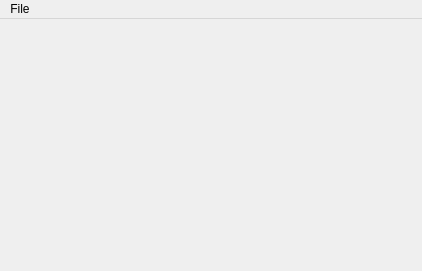
<?xml version="1.0" encoding="UTF-8"?>
<ui version="4.0">
 <class>MainWindowGUI</class>
 <widget class="QMainWindow" name="MainWindowGUI">
  <property name="geometry">
   <rect>
    <x>0</x>
    <y>0</y>
    <width>422</width>
    <height>271</height>
   </rect>
  </property>
  <property name="windowTitle">
   <string>MainWindow</string>
  </property>
  <widget class="QWidget" name="centralwidget">
   <property name="autoFillBackground">
    <bool>false</bool>
   </property>
   <layout class="QHBoxLayout" name="mMainLayout">
    <property name="spacing">
     <number>1</number>
    </property>
    <property name="leftMargin">
     <number>1</number>
    </property>
    <property name="topMargin">
     <number>1</number>
    </property>
    <property name="rightMargin">
     <number>1</number>
    </property>
    <property name="bottomMargin">
     <number>1</number>
    </property>
   </layout>
  </widget>
  <widget class="QMenuBar" name="menubar">
   <property name="geometry">
    <rect>
     <x>0</x>
     <y>0</y>
     <width>422</width>
     <height>18</height>
    </rect>
   </property>
   <widget class="QMenu" name="menuFile">
    <property name="title">
     <string>File</string>
    </property>
    <widget class="QMenu" name="mRecentSourceMenu">
     <property name="title">
      <string>Recent Source</string>
     </property>
    </widget>
    <widget class="QMenu" name="mRecentTargetMenu">
     <property name="title">
      <string>Recent Target</string>
     </property>
    </widget>
    <widget class="QMenu" name="mRecentProfile">
     <property name="title">
      <string>Recent Profiles</string>
     </property>
    </widget>
    <addaction name="actionLoadProfile"/>
    <addaction name="actionSaveProfile"/>
    <addaction name="actionRunProfile"/>
    <addaction name="mRecentProfile"/>
    <addaction name="separator"/>
    <addaction name="mRecentSourceMenu"/>
    <addaction name="mRecentTargetMenu"/>
    <addaction name="separator"/>
    <addaction name="actionExit"/>
   </widget>
   <addaction name="menuFile"/>
  </widget>
  <action name="actionLoadProfile">
   <property name="text">
    <string>Load profile ...</string>
   </property>
  </action>
  <action name="actionSaveProfile">
   <property name="text">
    <string>Save profile ...</string>
   </property>
  </action>
  <action name="actionRunProfile">
   <property name="text">
    <string>Run profile ...</string>
   </property>
  </action>
  <action name="actionExit">
   <property name="text">
    <string>Exit</string>
   </property>
  </action>
  <action name="actionSource">
   <property name="text">
    <string>Source</string>
   </property>
  </action>
  <action name="actionTarget">
   <property name="text">
    <string>Target</string>
   </property>
  </action>
  <action name="actionTest">
   <property name="text">
    <string>test</string>
   </property>
  </action>
 </widget>
 <resources/>
 <connections>
  <connection>
   <sender>actionLoadProfile</sender>
   <signal>triggered()</signal>
   <receiver>MainWindowGUI</receiver>
   <slot>onLoad()</slot>
   <hints>
    <hint type="sourcelabel">
     <x>-1</x>
     <y>-1</y>
    </hint>
    <hint type="destinationlabel">
     <x>399</x>
     <y>325</y>
    </hint>
   </hints>
  </connection>
  <connection>
   <sender>actionRunProfile</sender>
   <signal>triggered()</signal>
   <receiver>MainWindowGUI</receiver>
   <slot>onRun()</slot>
   <hints>
    <hint type="sourcelabel">
     <x>-1</x>
     <y>-1</y>
    </hint>
    <hint type="destinationlabel">
     <x>399</x>
     <y>325</y>
    </hint>
   </hints>
  </connection>
  <connection>
   <sender>actionSaveProfile</sender>
   <signal>triggered()</signal>
   <receiver>MainWindowGUI</receiver>
   <slot>onSave()</slot>
   <hints>
    <hint type="sourcelabel">
     <x>-1</x>
     <y>-1</y>
    </hint>
    <hint type="destinationlabel">
     <x>399</x>
     <y>325</y>
    </hint>
   </hints>
  </connection>
  <connection>
   <sender>actionExit</sender>
   <signal>triggered()</signal>
   <receiver>MainWindowGUI</receiver>
   <slot>onExit()</slot>
   <hints>
    <hint type="sourcelabel">
     <x>-1</x>
     <y>-1</y>
    </hint>
    <hint type="destinationlabel">
     <x>399</x>
     <y>325</y>
    </hint>
   </hints>
  </connection>
 </connections>
 <slots>
  <slot>onRun()</slot>
  <slot>onLoad()</slot>
  <slot>onSave()</slot>
  <slot>onExit()</slot>
 </slots>
</ui>
